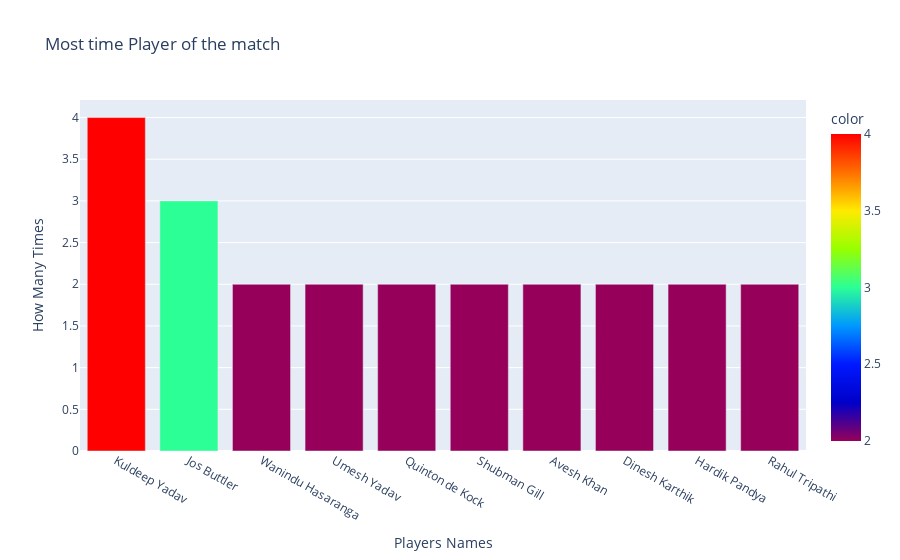

Source (notebook cell):
### Code cell
px.bar(x=count.index, y=count.values,title=' Most time Player of the match',
             labels={'x': 'Players Names', 'y': 'How Many Times'},color=count.values,
             color_continuous_scale='rainbow')

### Figure 1 — Plotly figure (JSON) as saved in the notebook; plotly's stock layout.template omitted (floating-point values rounded to 4 significant figures)
{"data": [{"hovertemplate": "Players Names=%{x}<br>How Many Times=%{y}<br>color=%{marker.color}<extra></extra>", "legendgroup": "", "marker": {"color": [4, 3, 2, 2, 2, 2, 2, 2, 2, 2], "coloraxis": "coloraxis", "pattern": {"shape": ""}}, "name": "", "orientation": "v", "showlegend": false, "textposition": "auto", "type": "bar", "x": ["Kuldeep Yadav", "Jos Buttler", "Wanindu Hasaranga", "Umesh Yadav", "Quinton de Kock", "Shubman Gill", "Avesh Khan", "Dinesh Karthik", "Hardik Pandya", "Rahul Tripathi"], "xaxis": "x", "y": [4, 3, 2, 2, 2, 2, 2, 2, 2, 2], "yaxis": "y"}], "layout": {"barmode": "relative", "coloraxis": {"colorbar": {"title": {"text": "color"}}, "colorscale": [[0, "rgb(150,0,90)"], [0.125, "rgb(0,0,200)"], [0.25, "rgb(0,25,255)"], [0.375, "rgb(0,152,255)"], [0.5, "rgb(44,255,150)"], [0.625, "rgb(151,255,0)"], [0.75, "rgb(255,234,0)"], [0.875, "rgb(255,111,0)"], [1, "rgb(255,0,0)"]]}, "legend": {"tracegroupgap": 0}, "title": {"text": " Most time Player of the match"}, "xaxis": {"anchor": "y", "domain": [0, 1], "title": {"text": "Players Names"}}, "yaxis": {"anchor": "x", "domain": [0, 1], "title": {"text": "How Many Times"}}}}
